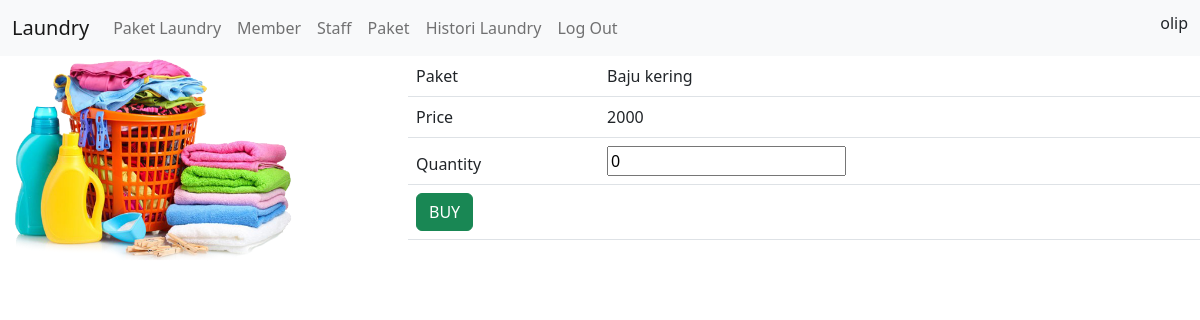
Screenshot of /buy.php?id_paket=1 (signed in) with the database file from the repository.
### tables this page shows
CREATE TABLE `paket` (
  `id_paket` int(11) NOT NULL,
  `nama_paket` varchar(100) NOT NULL,
  `deskripsi` text NOT NULL,
  `harga` int(50) NOT NULL,
  `category` enum('kiloan','selimut','bed_cover','kaos') NOT NULL,
  `gambar` varchar(50) NOT NULL
);

### buy.php (the view)
<?php
    include "header.php";
    include "connect.php";
    $qry_detail_menu = mysqli_query($connect, "SELECT * from paket where id_paket = '" . $_GET['id_paket'] . "'");
    $dt_menu = mysqli_fetch_array($qry_detail_menu);
?>
<div class="row">
    <div class="col-md-4">
        <img src="img/<?= $dt_menu['gambar'] ?>" class="card-img-top" style="width: 300px; length: 300px">
    </div>
    <div class="col-md-8">
        <form action="add_to_cart.php?id_menu=<?= $dt_menu['id_paket'] ?>" method="post">
            <table class="table table-hover table-striped">
                <thead>
                    <tr>
                        <td>Paket</td>
                        <td>
                            <?= $dt_menu['nama_paket'] ?>
                        </td>
                    </tr>
                    <tr>
                        <td>Price</td>
                        <td>
                            <?= $dt_menu['harga'] ?>
                        </td>
                    </tr>
                    <tr>
                        <td>Quantity</td>
                        <td><input type="number" name="quantity" value="0"></td>
                    </tr>
                    <tr>
                        <td colspan="2"><input class="btn btn-success" type="submit" value="BUY"></td>
                    </tr>
                </thead>
            </table>
        </form>
    </div>
</div>

### rows the page displays
paket: gambar (picture), nama_paket "Baju kering", harga "2000"

### other values shown
$_SESSION['nama'] "olip"
